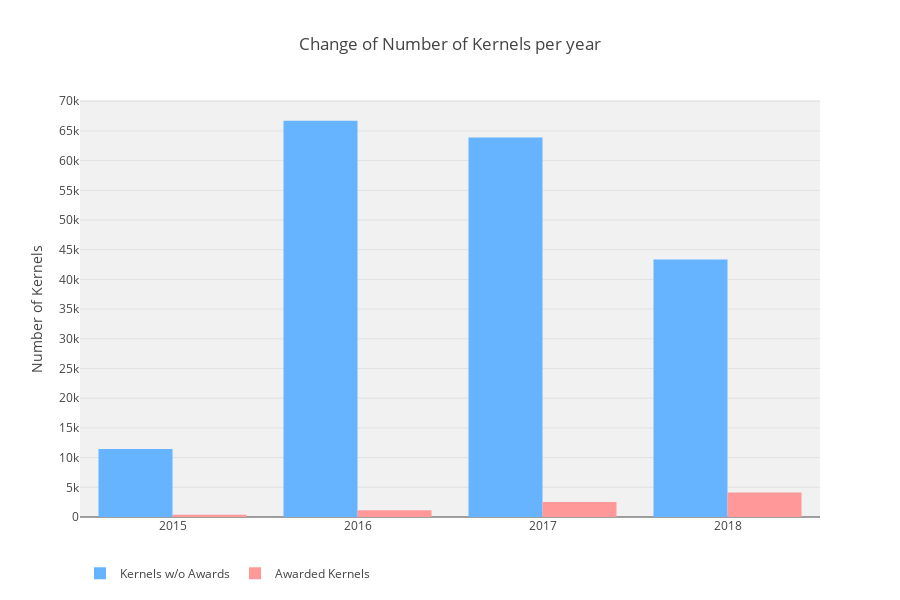

Notebook source saved alongside this figure:
### Code cell
# Bar Chart for Number of Kernels per year

fig = { 'data': [
        {   'type': 'bar',
            'name': 'Kernels w/o Awards',
            'x': years,
            'y': nbr_not_awarded_vals,
            'marker': {'color': kernel_colors[1] },
            'xaxis': 'x1',
            'yaxis': 'y1'
        },
        {   'type': 'bar',
            'name': 'Awarded Kernels',
            'x': years,
            'y': nbr_awarded_vals,
            'marker': {'color': kernel_colors[0] },
            #'line': {'color': '#ffd448' },
            'xaxis': 'x1',
            'yaxis': 'y1'
        }
], 'layout': {
        'plot_bgcolor': PLOT_BG_COLOR,
        'height': 600,
        'title': 'Change of Number of Kernels per year',
        'legend': {'orientation': 'h'},
        'xaxis': {'dtick': 1},
        'yaxis': {'dtick': 5000, 'title': 'Number of Kernels'}
    }}
iplot(fig)

### Figure 1 — Plotly figure (JSON) as saved in the notebook; plotly's stock layout.template omitted (floating-point values rounded to 4 significant figures)
{"data": [{"marker": {"color": "#66B3FF"}, "name": "Kernels w/o Awards", "type": "bar", "uid": "f0d39c02-e023-4927-900a-2052c514dea0", "x": [2015, 2016, 2017, 2018], "xaxis": "x", "y": [11431, 66697, 63908, 43352], "yaxis": "y"}, {"marker": {"color": "#FF9999"}, "name": "Awarded Kernels", "type": "bar", "uid": "34746433-01e0-4870-8350-55bfe9374b63", "x": [2015, 2016, 2017, 2018], "xaxis": "x", "y": [391, 1154, 2512, 4138], "yaxis": "y"}], "layout": {"height": 600, "legend": {"orientation": "h"}, "plot_bgcolor": "#f1f1f1", "title": {"text": "Change of Number of Kernels per year"}, "xaxis": {"dtick": 1}, "yaxis": {"dtick": 5000, "title": {"text": "Number of Kernels"}}}}
